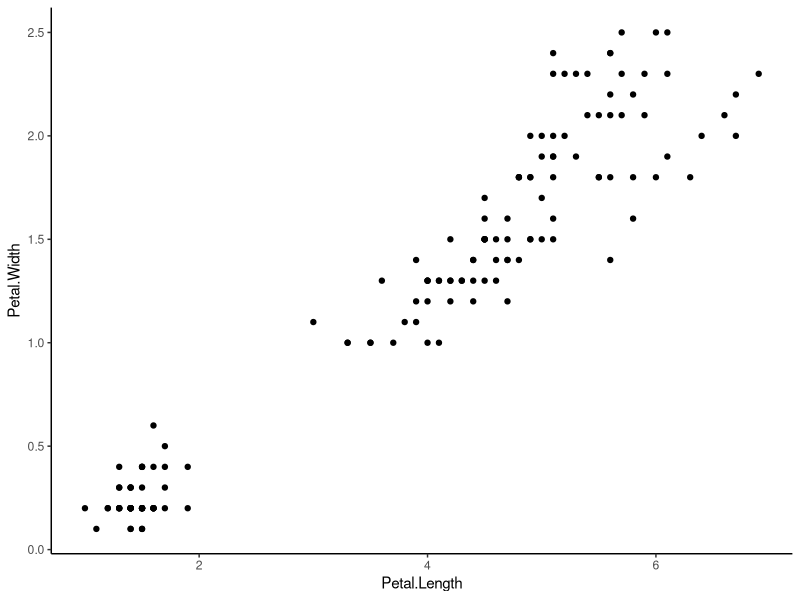

Write the R code that produced this figure.
## ---- chunk 1
knitr::opts_chunk$set(echo = TRUE)
## ---- chunk 2
library(tidyverse)
View(iris)


## ---- chunk 3
iris_scat <- ggplot(iris, aes(x = Petal.Length, y = Petal.Width)) +
  geom_point()+
  theme_classic()

iris_scat

